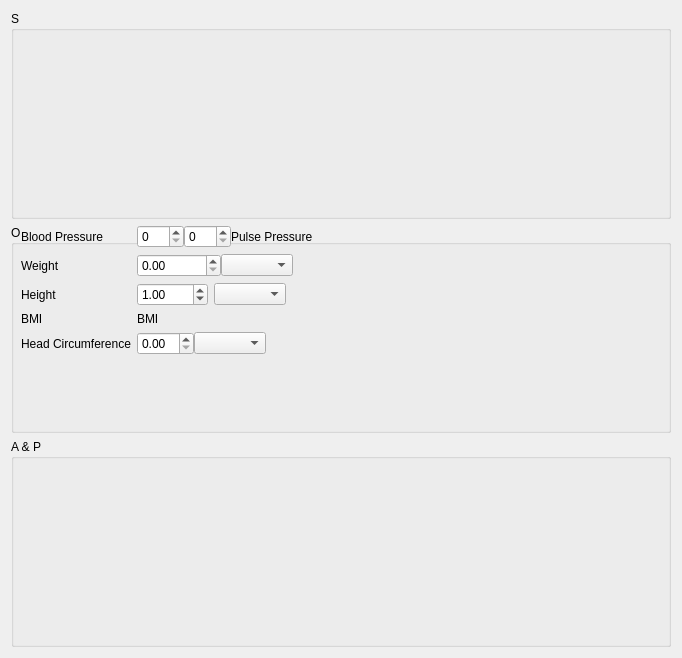
<?xml version="1.0" encoding="UTF-8"?>
<ui version="4.0">
 <class>BaseWidgets::Internal::BaseFormWidget</class>
 <widget class="QWidget" name="BaseWidgets::Internal::BaseFormWidget">
  <property name="geometry">
   <rect>
    <x>0</x>
    <y>0</y>
    <width>682</width>
    <height>658</height>
   </rect>
  </property>
  <property name="windowTitle">
   <string/>
  </property>
  <layout class="QVBoxLayout" name="verticalLayout">
   <item>
    <widget class="QGroupBox" name="SubjectiveGroup">
     <property name="sizePolicy">
      <sizepolicy hsizetype="Preferred" vsizetype="Preferred">
       <horstretch>0</horstretch>
       <verstretch>0</verstretch>
      </sizepolicy>
     </property>
     <property name="title">
      <string>S</string>
     </property>
     <layout class="QVBoxLayout" name="verticalLayout_2">
      <item>
       <layout class="QHBoxLayout" name="SubjectiveLayout">
        <property name="sizeConstraint">
         <enum>QLayout::SetDefaultConstraint</enum>
        </property>
       </layout>
      </item>
     </layout>
    </widget>
   </item>
   <item>
    <widget class="QGroupBox" name="ObjectiveGroup">
     <property name="enabled">
      <bool>true</bool>
     </property>
     <property name="sizePolicy">
      <sizepolicy hsizetype="Preferred" vsizetype="Preferred">
       <horstretch>0</horstretch>
       <verstretch>0</verstretch>
      </sizepolicy>
     </property>
     <property name="title">
      <string>O</string>
     </property>
     <widget class="QWidget" name="formLayoutWidget">
      <property name="geometry">
       <rect>
        <x>10</x>
        <y>0</y>
        <width>372</width>
        <height>201</height>
       </rect>
      </property>
      <layout class="QFormLayout" name="ObjectiveFormLayout">
       <property name="sizeConstraint">
        <enum>QLayout::SetMinimumSize</enum>
       </property>
       <property name="fieldGrowthPolicy">
        <enum>QFormLayout::FieldsStayAtSizeHint</enum>
       </property>
       <item row="1" column="0">
        <widget class="QLabel" name="BloodPressureLabel">
         <property name="text">
          <string>Blood Pressure</string>
         </property>
        </widget>
       </item>
       <item row="1" column="1">
        <layout class="QHBoxLayout" name="BloodPressureHorizontalLayout">
         <property name="spacing">
          <number>0</number>
         </property>
         <item>
          <widget class="QSpinBox" name="BloodPressureSystolicValue">
           <property name="maximum">
            <number>300</number>
           </property>
           <property name="singleStep">
            <number>10</number>
           </property>
          </widget>
         </item>
         <item>
          <widget class="QSpinBox" name="BloodPressureDiastolicValue">
           <property name="maximum">
            <number>300</number>
           </property>
           <property name="singleStep">
            <number>10</number>
           </property>
          </widget>
         </item>
         <item>
          <widget class="QLabel" name="BloodPressurePulseValue">
           <property name="text">
            <string>Pulse Pressure</string>
           </property>
          </widget>
         </item>
        </layout>
       </item>
       <item row="2" column="0">
        <widget class="QLabel" name="WeightLabel">
         <property name="text">
          <string>Weight</string>
         </property>
        </widget>
       </item>
       <item row="2" column="1">
        <layout class="QHBoxLayout" name="WeightHorizontalLayout">
         <property name="spacing">
          <number>0</number>
         </property>
         <item>
          <widget class="QDoubleSpinBox" name="WeightValue">
           <property name="maximum">
            <double>1000000.000000000000000</double>
           </property>
          </widget>
         </item>
         <item>
          <widget class="QComboBox" name="WeightUnit">
           <property name="focusPolicy">
            <enum>Qt::StrongFocus</enum>
           </property>
          </widget>
         </item>
        </layout>
       </item>
       <item row="3" column="0">
        <widget class="QLabel" name="HeightLabel">
         <property name="text">
          <string>Height</string>
         </property>
        </widget>
       </item>
       <item row="3" column="1">
        <layout class="QHBoxLayout" name="HeightHorizontalLayout">
         <item>
          <widget class="QDoubleSpinBox" name="HeightValue">
           <property name="maximum">
            <double>1000.000000000000000</double>
           </property>
           <property name="value">
            <double>1.000000000000000</double>
           </property>
          </widget>
         </item>
         <item>
          <widget class="QComboBox" name="HeightUnit">
           <property name="focusPolicy">
            <enum>Qt::StrongFocus</enum>
           </property>
          </widget>
         </item>
        </layout>
       </item>
       <item row="4" column="0">
        <widget class="QLabel" name="BmiLabel">
         <property name="text">
          <string>BMI</string>
         </property>
        </widget>
       </item>
       <item row="4" column="1">
        <layout class="QHBoxLayout" name="BmiHorizontalLayout" stretch="0">
         <property name="sizeConstraint">
          <enum>QLayout::SetNoConstraint</enum>
         </property>
         <item>
          <widget class="QLabel" name="BmiValue">
           <property name="text">
            <string>BMI</string>
           </property>
          </widget>
         </item>
        </layout>
       </item>
       <item row="5" column="0">
        <widget class="QLabel" name="HeadCircumferenceLabel">
         <property name="text">
          <string>Head Circumference</string>
         </property>
        </widget>
       </item>
       <item row="5" column="1">
        <layout class="QHBoxLayout" name="HeadCircumferenceHorizontalLayout" stretch="0,0">
         <property name="spacing">
          <number>0</number>
         </property>
         <item>
          <widget class="QDoubleSpinBox" name="HeadCircumferenceValue"/>
         </item>
         <item>
          <widget class="QComboBox" name="HeadCircumferenceUnit"/>
         </item>
        </layout>
       </item>
      </layout>
     </widget>
     <widget class="QWidget" name="layoutWidget">
      <property name="geometry">
       <rect>
        <x>400</x>
        <y>0</y>
        <width>251</width>
        <height>201</height>
       </rect>
      </property>
      <layout class="QVBoxLayout" name="ObjectiveLayout"/>
     </widget>
    </widget>
   </item>
   <item>
    <widget class="QGroupBox" name="AssessmentPlanGroup">
     <property name="sizePolicy">
      <sizepolicy hsizetype="Preferred" vsizetype="Preferred">
       <horstretch>0</horstretch>
       <verstretch>0</verstretch>
      </sizepolicy>
     </property>
     <property name="title">
      <string>A &amp;&amp; P</string>
     </property>
     <layout class="QGridLayout" name="gridLayout_3">
      <property name="sizeConstraint">
       <enum>QLayout::SetNoConstraint</enum>
      </property>
      <item row="0" column="1">
       <layout class="QHBoxLayout" name="PlanLayout">
        <property name="sizeConstraint">
         <enum>QLayout::SetDefaultConstraint</enum>
        </property>
       </layout>
      </item>
      <item row="0" column="0">
       <layout class="QHBoxLayout" name="AssessmentLayout">
        <property name="sizeConstraint">
         <enum>QLayout::SetDefaultConstraint</enum>
        </property>
       </layout>
      </item>
     </layout>
    </widget>
   </item>
  </layout>
 </widget>
 <resources/>
 <connections/>
</ui>
